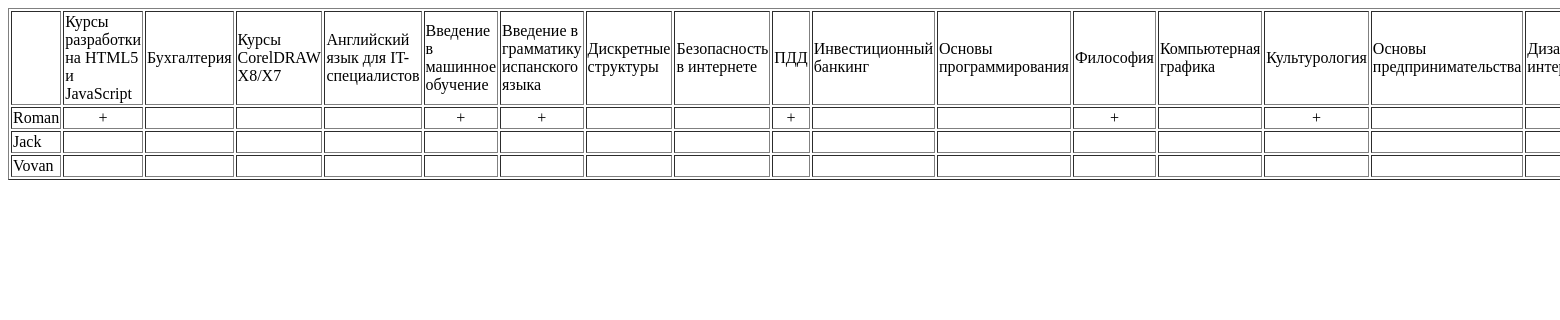
The page /app/table/ on the database as committed earlier.
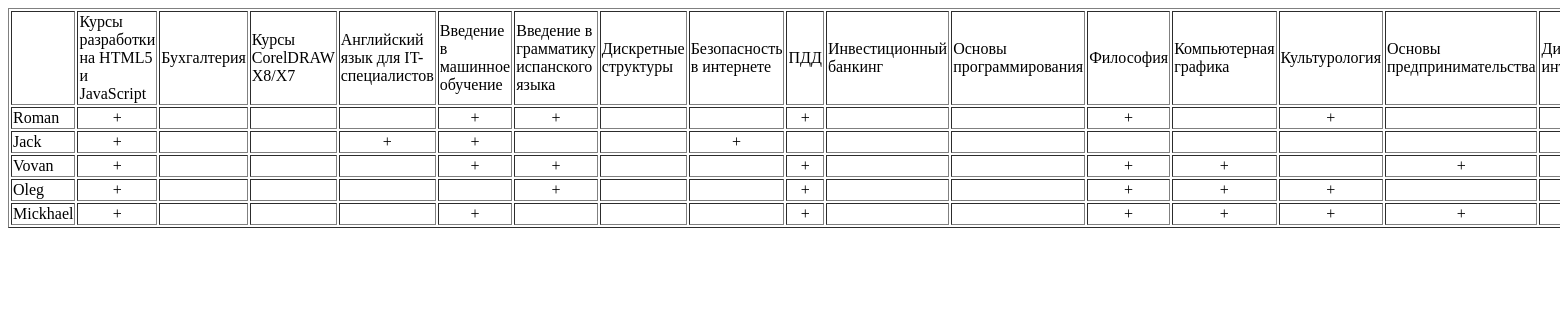
The same page on the database as committed later.
### main/models.py (models this page shows, shortened)
class Course(models.Model):
    name = models.CharField(max_length=100, unique=True)

class User(models.Model):
    name = models.CharField(max_length=30, unique=True)
    courses = models.ManyToManyField(through='Choice', to='Course', related_name='users')

### main/views.py (the view)
# urls.py: path('table/', view_table, name='view_table'),
def view_table(request):
    template = loader.get_template('result_table.html')
    users = User.objects.all()
    courses = Course.objects.all()
    context = {
        'users': users,
        'courses': courses,
    }
    return HttpResponse(template.render(context, request))

### main/templates/result_table.html (shortened to what this page needs)
<!DOCTYPE html>
<html lang="en">
<head>
</head>
<body>
<table border="1">
    <tr>
        <td></td>
        {% for course in courses %}
            <td> {{ course.name }}</td>
        {% endfor %}
    </tr>
    {% for user in users %}
        <tr>
        <td>{{ user.name }}</td>
        {% for course in courses %}
            <td style="text-align: center">
                {% for us in course.users.all %}
                    {% if us.name == user.name %}
                        +
                    {% endif %}
                {% endfor %}
            </td>
        {% endfor %}
        </tr>
    {% endfor %}
</table>
</body>
</html>

Rows that differ between the two databases and show on the page:
changed Course "Курсы разработки на HTML5 и JavaScript": gains User (name "Jack"); gains User (name "Vovan")
changed Course "Английский язык для IT-специалистов": gains User (name "Jack")
changed Course "Введение в машинное обучение": gains User (name "Jack"); gains User (name "Vovan")
changed Course "Введение в грамматику испанского языка": gains User (name "Vovan")
changed Course "Безопасность в интернете": gains User (name "Jack")
changed Course "ПДД": gains User (name "Vovan")
changed Course "Философия": gains User (name "Vovan")
changed Course "Компьютерная графика": gains User (name "Vovan")
changed Course "Основы предпринимательства": gains User (name "Vovan")
added User: name "Oleg"
added User: name "Mickhael"
